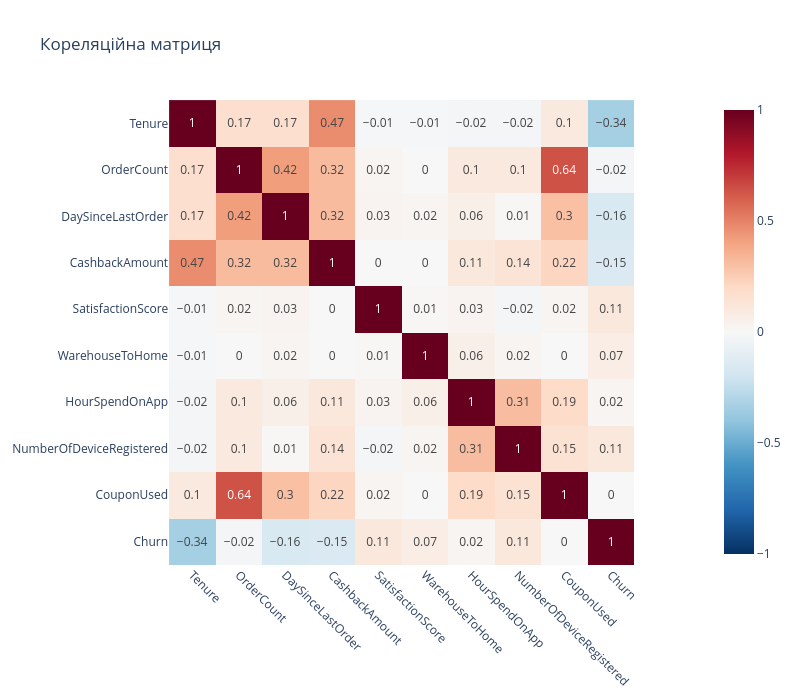

Notebook cell for this chart:
### Code cell
fig4 = px.imshow(
    df[corr_cols].corr().round(2),
    text_auto=True,
    title='Кореляційна матриця',
    color_continuous_scale='RdBu_r',
    zmin=-1, zmax=1,
    width=800,
    height=700
)
fig4.update_layout(
    xaxis_tickangle=45
)
fig4.show()

### Figure 1 — Plotly figure (JSON) as saved in the notebook; plotly's stock layout.template omitted (floating-point values rounded to 4 significant figures)
{"data": [{"coloraxis": "coloraxis", "hovertemplate": "x: %{x}<br>y: %{y}<br>color: %{z}<extra></extra>", "name": "0", "texttemplate": "%{z}", "type": "heatmap", "x": ["Tenure", "OrderCount", "DaySinceLastOrder", "CashbackAmount", "SatisfactionScore", "WarehouseToHome", "HourSpendOnApp", "NumberOfDeviceRegistered", "CouponUsed", "Churn"], "xaxis": "x", "y": ["Tenure", "OrderCount", "DaySinceLastOrder", "CashbackAmount", "SatisfactionScore", "WarehouseToHome", "HourSpendOnApp", "NumberOfDeviceRegistered", "CouponUsed", "Churn"], "yaxis": "y", "z": [[1.0, 0.17, 0.17, 0.47, -0.01, -0.01, -0.02, -0.02, 0.1, -0.34], [0.17, 1.0, 0.42, 0.32, 0.02, 0.0, 0.1, 0.1, 0.64, -0.02], [0.17, 0.42, 1.0, 0.32, 0.03, 0.02, 0.06, 0.01, 0.3, -0.16], [0.47, 0.32, 0.32, 1.0, 0.0, 0.0, 0.11, 0.14, 0.22, -0.15], [-0.01, 0.02, 0.03, 0.0, 1.0, 0.01, 0.03, -0.02, 0.02, 0.11], [-0.01, 0.0, 0.02, 0.0, 0.01, 1.0, 0.06, 0.02, 0.0, 0.07], [-0.02, 0.1, 0.06, 0.11, 0.03, 0.06, 1.0, 0.31, 0.19, 0.02], [-0.02, 0.1, 0.01, 0.14, -0.02, 0.02, 0.31, 1.0, 0.15, 0.11], [0.1, 0.64, 0.3, 0.22, 0.02, 0.0, 0.19, 0.15, 1.0, -0.0], [-0.34, -0.02, -0.16, -0.15, 0.11, 0.07, 0.02, 0.11, -0.0, 1.0]]}], "layout": {"coloraxis": {"autocolorscale": false, "cmax": 1, "cmin": -1, "colorscale": [[0, "rgb(5,48,97)"], [0.1, "rgb(33,102,172)"], [0.2, "rgb(67,147,195)"], [0.3, "rgb(146,197,222)"], [0.4, "rgb(209,229,240)"], [0.5, "rgb(247,247,247)"], [0.6, "rgb(253,219,199)"], [0.7, "rgb(244,165,130)"], [0.8, "rgb(214,96,77)"], [0.9, "rgb(178,24,43)"], [1, "rgb(103,0,31)"]]}, "height": 700, "title": {"text": "Кореляційна матриця"}, "width": 800, "xaxis": {"anchor": "y", "constrain": "domain", "domain": [0, 1], "scaleanchor": "y", "tickangle": 45}, "yaxis": {"anchor": "x", "autorange": "reversed", "constrain": "domain", "domain": [0, 1]}}}
